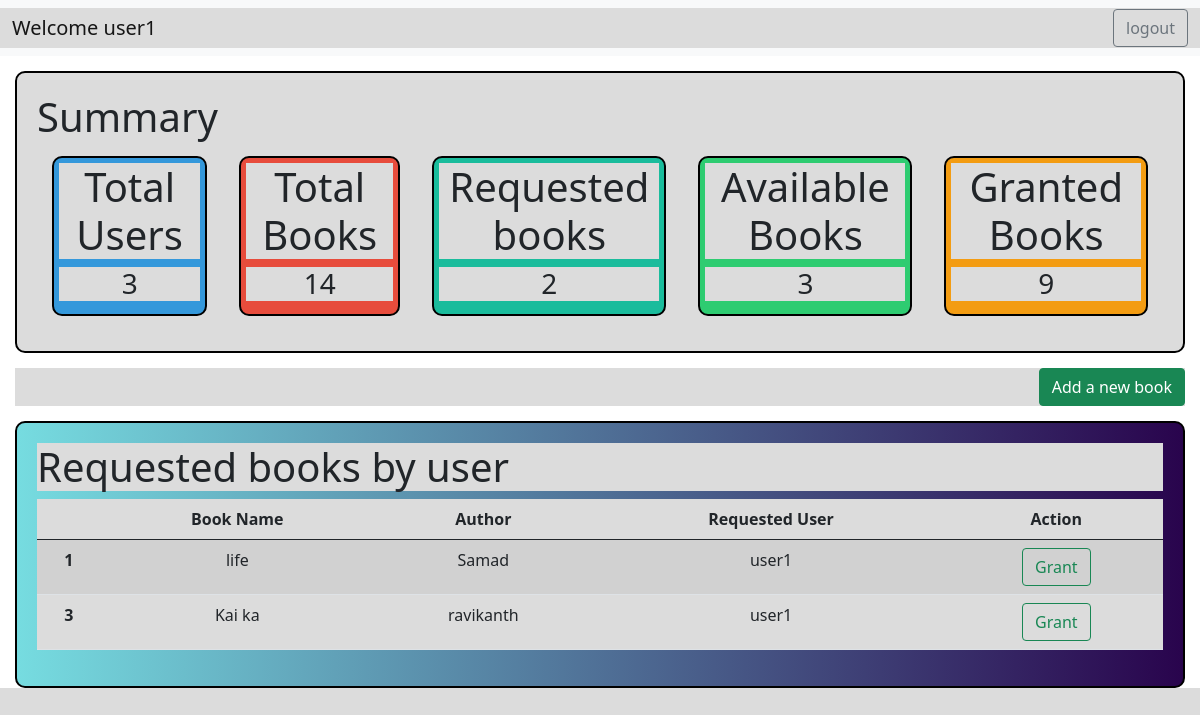
Before: /admin_dashboard/1 with the older database file.
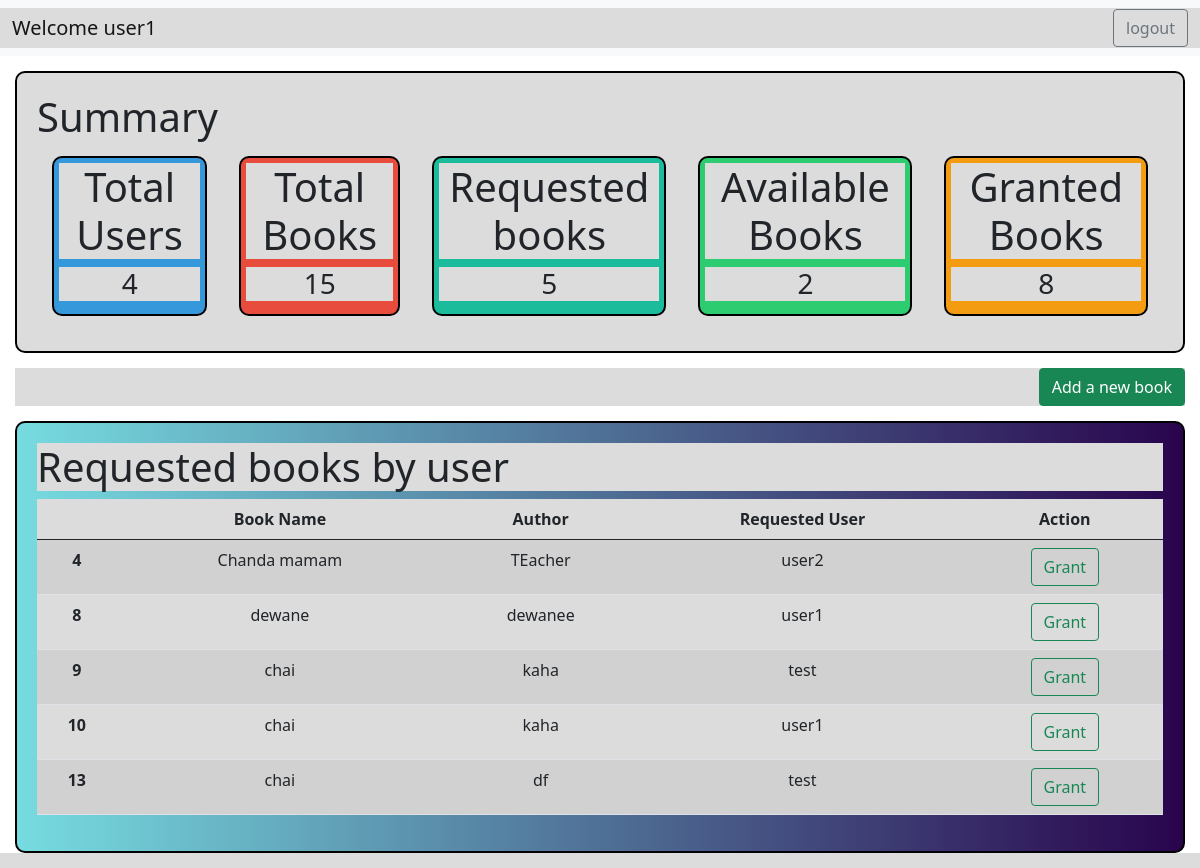
After: the same page with the newer database file.
### application/models.py (models this page shows)
class Ebook(db.Model):
    id = db.Column(db.Integer, primary_key = True)
    b_name = db.Column(db.String(), nullable = False)
    author = db.Column(db.String(), nullable = False)
    b_url = db.Column(db.String(), nullable = True)
    status = db.Column(db.String(), default = "Available")
    user_id = db.Column(db.Integer, db.ForeignKey('user.id'), nullable = True)

class User(db.Model):
    id = db.Column(db.Integer, primary_key = True)
    email = db.Column(db.String(),unique = True, nullable = False)
    username = db.Column(db.String(), unique = True, nullable = False)
    password = db.Column (db.String(), nullable = False)
    type = db.Column (db.String(),default ="general")
    ebooks = db.relationship('Ebook', backref = 'bearer')

### application/controllers.py (the view)
@app.route("/admin_dashboard/<int:user_id>", methods=["GET"])
def admin_dashboard(user_id):
    this_user = User.query.filter_by(id=int(user_id)).first()
    e_books = Ebook.query.filter_by(status="Requested").all()
    A_books = Ebook.query.filter_by(status="Available").all()
    G_books = Ebook.query.filter_by(status="Granted").all()
    e_users = User.query.filter_by(type="general").all()
    Etotal_users = Ebook.query.all()
    return render_template("admin_dashboard.html", user=this_user, admin_total_ebooks=Etotal_users, admin_books=e_books,admin_users = e_users, admin_a_book=A_books,admin_g_book = G_books)

### templates/admin_dashboard.html (shortened to what this page needs)
<!DOCTYPE html>
<html lang="en">
<head>
    <link href="https://cdn.jsdelivr.net/npm/bootstrap@5.0.2/dist/css/bootstrap.min.css" rel="stylesheet"
>
    <link rel="stylesheet" href="../static/style.css">
</head>
<body>
    <div class="sign_in">
        <nav class="navbar navbar-expand-lg navbar-light bg-light">
            <div class="container-fluid">
                <a class="navbar-brand" href="#">Welcome {{user.username}}</a>
                <div class="d-flex">
                    <a class="btn btn-outline-secondary" href="/login">logout</a>
                </div>
            </div>
        </nav>
    </div>
    <div class="summary_head ">
        <h1> Summary </h1>
        <div class="summary ">
            <div class="individual_summary ">
                <h1>Total Users</h1>
                <h3>{{admin_users | length}}</h3>
            </div>
            <div class="individual_summary ">
                <h1>Total Books</h1>
                <h3>{{admin_total_ebooks | length}}</h3>
            </div>
            <div class="individual_summary">
                <h1>Requested books</h1>
                <h3>{{admin_books | length}}</h3>
            </div>
            <div class="individual_summary">
                <h1>Available Books</h1>
                <h3>{{admin_a_book | length}}</h3>
            </div>
            <div class="individual_summary">
                <h1>Granted Books</h1>
                <h3>{{admin_g_book | length}}</h3>
            </div>
        </div>
    </div>
    <div id="book_button">
        <a href="/create_eb" class="btn btn-success">Add a new book</a>
    </div>
    <div class=" req_books_admin content_main">
        <h1> Requested books by user </h1>
        <div id="content">
            <table class="table table-striped table-hover">
                <thead>
                    <tr>
                        <th scope="col">{{ID}}</th>
                        <th scope="col">Book Name</th>
                        <th scope="col">Author</th>
                        <th scope="col">Requested User</th>
                        <th scope="col">Action</th>
                    </tr>
                </thead>
                <tbody>
                    {% for admin_book in admin_books%}
                    <tr>
                        <th scope="row">{{admin_book.id}}</th>
                        <td>{{admin_book.b_name}}</td>
                        <td>{{admin_book.author}}</td>
                        {% for admin_user in admin_users %}
                        {% if admin_user.id == admin_book.user_id %}
                        <td>{{ admin_user.username }}</td>
                        {% endif %}
                        {% endfor %}
                        <td>
                            <a href="{{ url_for('grant_permission', user_id=user.id, book_id=admin_book.id, customer_user_id=admin_book.user_id) }}"
                                class="btn btn-outline-success">Grant</a>
                        </td>
                    </tr>
                    {% endfor %}
                </tbody>
            </table>
        </div>
    </div>
</body>
</html>

Changed rows visible on the page:
no longer on this page (row edited): Ebook: id "1", b_name "life", author "Samad", User (username "user1")
no longer on this page (row edited): Ebook: id "3", b_name "Kai ka", author "ravikanth", User (username "user1")
now on this page (row edited): Ebook: id "4", b_name "Chanda mamam", author "TEacher"
now on this page (row unchanged): User: username "user2", shown under "4"
now on this page (row edited): Ebook: id "8", b_name "dewane", author "dewanee", User (username "user1")
now on this page (row edited): Ebook: id "9", b_name "chai", author "kaha"
now on this page (row unchanged): User: username "test"
now on this page (row edited): Ebook: id "10", b_name "chai", author "kaha", User (username "user1")
now on this page (row edited): Ebook: id "13", b_name "chai", author "df"
Other visible differences:
{{ admin_users | length }}: "3" → "4"
{{ admin_total_ebooks | length }}: "14" → "15"
{{ admin_books | length }}: "2" → "5"
{{ admin_a_book | length }}: "3" → "2"
{{ admin_g_book | length }}: "9" → "8"
